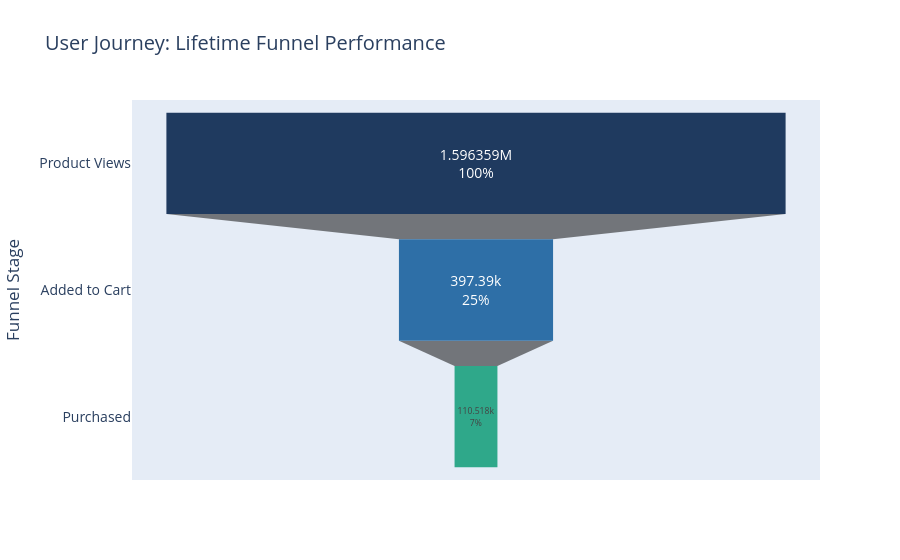

Notebook code cell kept with this figure:
### Code cell
import pandas as pd
import plotly.express as px
import os


data = {
    'Stage': ['Product Views', 'Added to Cart', 'Purchased'],
    'Users': [1596359, 397390, 110518]
}

df = pd.DataFrame(data)

fig = px.funnel(
    df, 
    x='Users', 
    y='Stage', 
    title='User Journey: Lifetime Funnel Performance'
)

my_colors = ['#1F3A5F', '#2E6FA7', '#2FA88A']

fig.update_traces(
    marker=dict(color=my_colors),
    textinfo="value+percent initial", 
    textposition="inside"
)

fig.update_layout(
    yaxis_title="Funnel Stage",
    xaxis_title="Unique Users",
    font=dict(size=14)
)

### Figure 1 — Plotly figure (JSON) as saved in the notebook; plotly's stock layout.template omitted (floating-point values rounded to 4 significant figures)
{"data": [{"hovertemplate": "Users=%{x}<br>Stage=%{y}<extra></extra>", "legendgroup": "", "marker": {"color": ["#1F3A5F", "#2E6FA7", "#2FA88A"]}, "name": "", "orientation": "h", "showlegend": false, "textinfo": "value+percent initial", "textposition": "inside", "type": "funnel", "x": [1596359, 397390, 110518], "xaxis": "x", "y": ["Product Views", "Added to Cart", "Purchased"], "yaxis": "y"}], "layout": {"font": {"size": 14}, "legend": {"tracegroupgap": 0}, "title": {"text": "User Journey: Lifetime Funnel Performance"}, "xaxis": {"anchor": "y", "domain": [0, 1], "title": {"text": "Unique Users"}}, "yaxis": {"anchor": "x", "domain": [0, 1], "title": {"text": "Funnel Stage"}}}}
